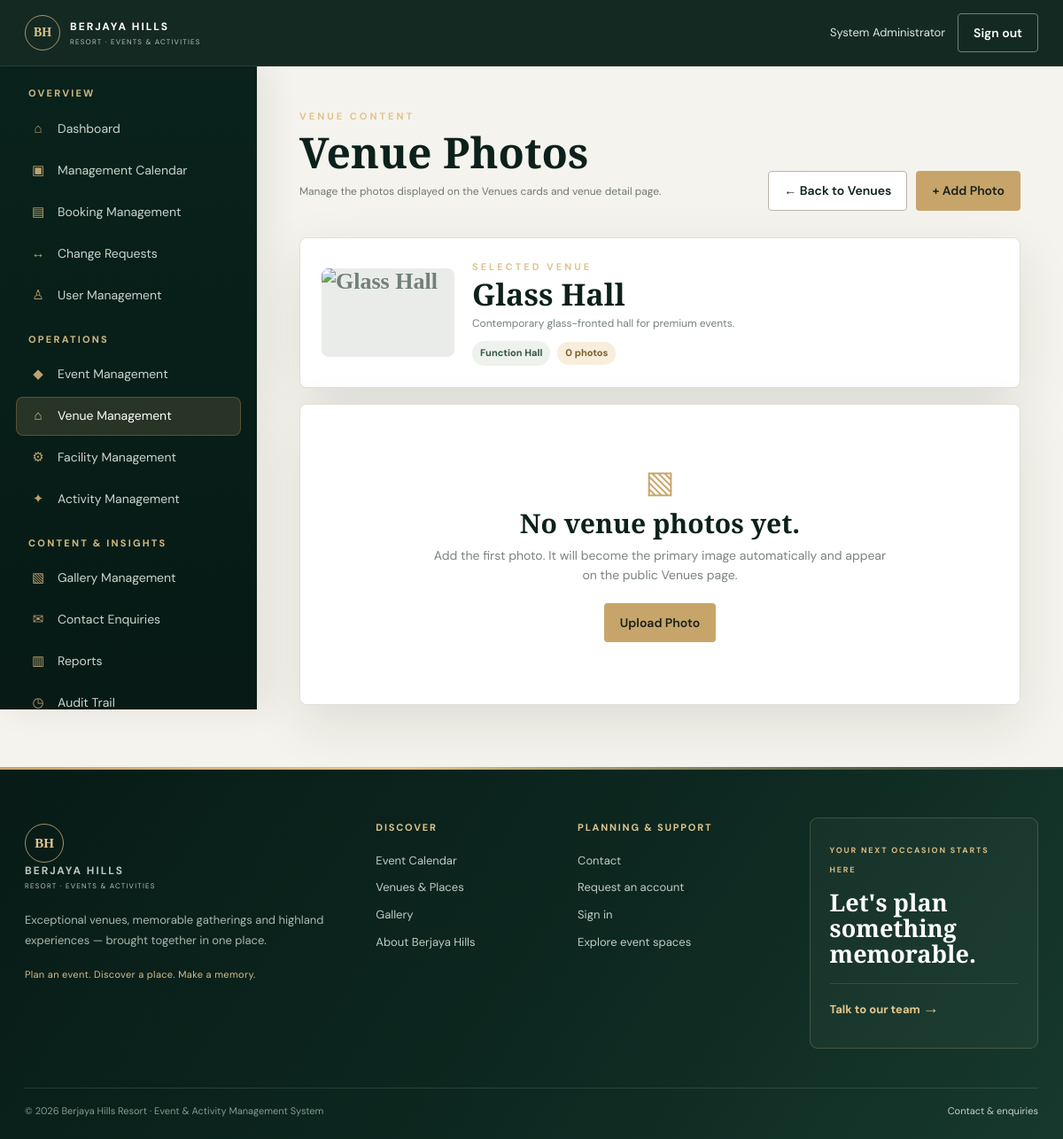
/admin/venues/photos.php?venue=1 (signed in), run on the app's committed database.
### tables this page shows
CREATE TABLE users (id BIGINT UNSIGNED AUTO_INCREMENT PRIMARY KEY, full_name VARCHAR(150) NOT NULL, email VARCHAR(190) NOT NULL UNIQUE, password_hash VARCHAR(255) NOT NULL, phone VARCHAR(50), company_name VARCHAR(190), job_title VARCHAR(120), account_status ENUM('pending','approved','rejected','suspended','inactive') NOT NULL DEFAULT 'pending', rejection_reason TEXT NULL, email_verified_at DATETIME NULL, last_login_at DATETIME NULL, created_at TIMESTAMP DEFAULT CURRENT_TIMESTAMP, updated_at TIMESTAMP DEFAULT CURRENT_TIMESTAMP ON UPDATE CURRENT_TIMESTAMP, INDEX(account_status));

CREATE TABLE venues (id BIGINT UNSIGNED AUTO_INCREMENT PRIMARY KEY, location_id BIGINT UNSIGNED NULL, name VARCHAR(150) NOT NULL, slug VARCHAR(180) NOT NULL UNIQUE, venue_type VARCHAR(100), description TEXT, capacity INT UNSIGNED DEFAULT 0, area_sqft DECIMAL(10,2) NULL, rate DECIMAL(12,2) DEFAULT 0, status ENUM('available','unavailable','maintenance') DEFAULT 'available', featured TINYINT(1) DEFAULT 0, bookable TINYINT(1) NOT NULL DEFAULT 1, created_at TIMESTAMP DEFAULT CURRENT_TIMESTAMP, updated_at TIMESTAMP DEFAULT CURRENT_TIMESTAMP ON UPDATE CURRENT_TIMESTAMP, FOREIGN KEY(location_id) REFERENCES locations(id) ON DELETE SET NULL);

### includes/bootstrap.php (called while the page is built, shortened)
<?php
require_once __DIR__.'/../config/database.php';
function e(?string $v): string { return htmlspecialchars($v ?? '', ENT_QUOTES, 'UTF-8'); }
function url(string $path=''): string { return BASE_URL.ltrim($path,'/'); }
function venue_image_url(?string $path, ?string $venueName=null): ?string {
    $fallbacks = [
        'glass hall' => 'https://www.berjayahills.com/assets/img/La-Serre-Glasshouse-600x400.jpg',
        'outdoor garden' => 'https://www.berjayahills.org/img/japanese-village-garden.jpg',
        'japanese garden' => 'https://www.berjayahills.org/img/japanese-village-garden.jpg',
        'japanese village' => 'https://www.berjayahills.org/img/japanese-village-garden.jpg',
        'the chateau ballroom' => 'https://b2b.travelerts.com.tw/eWeb_ts/IMGDB/000112/000335/00005701.JPG',
        'the chateau spa & wellness resort' => 'https://b2b.travelerts.com.tw/eWeb_ts/IMGDB/000112/000335/00005701.JPG',
        'the chateau' => 'https://b2b.travelerts.com.tw/eWeb_ts/IMGDB/000112/000335/00005701.JPG',
        'conference room a' => 'https://www.berjayahills.com/assets/img/Le-Chevalier-600x400.jpg',
        'function room' => 'https://www.berjayahills.com/assets/img/Le-Chevalier-600x400.jpg',
        'colmar tropicale resort' => 'https://1.bp.blogspot.com/-WBHVo4mMPXs/XmHzsOQfFUI/AAAAAAAAOGk/TUWsT9gCNNUrhlBVYNov9vHA-4HnS4XxACEwYBhgL/s640/Berjaya%2BHills%2BResort%2B5.jpg',
        'berjaya hills golf & country club' => 'https://www.pahangtourism.org.my/images/2024/10/15/42.JPG',
        'rabbit park' => 'https://4.bp.blogspot.com/-a1RgQajHckE/UGhPQa7nuVI/AAAAAAAAATs/fxWIcl9JQ2Y/s1600/photo-61.jpg',
        'berjaya hills adventure park' => 'https://petualang.travelingyuk.com/uploads/2017/03/Flying-Fox.jpg',
        'colmar tropicale lookout point tower' => 'https://1.bp.blogspot.com/-WBHVo4mMPXs/XmHzsOQfFUI/AAAAAAAAOGk/TUWsT9gCNNUrhlBVYNov9vHA-4HnS4XxACEwYBhgL/s640/Berjaya%2BHills%2BResort%2B5.jpg',
        'colmar tropicale convention center' => 'https://www.berjayahills.com/assets/img/Le-Chevalier-600x400.jpg',
        'masjid berjaya hills resort' => 'https://photos.wikimapia.org/p/00/05/07/95/80_full.jpg',
        'botanical garden' => 'https://berjayahills.org/img/botanical-garden-walk.jpg',
        'berjaya hills horse trails' => 'https://1.bp.blogspot.com/-i2BNkIU6bMw/YMYNQaWfzjI/AAAAAAAAIFE/ECOIUQs-9Z8jSOFUCSvt76VsbjYytdxHQCLcBGAsYHQ/s600/Berjaya-Hills-Leisure-Horse-Riding_1.jpg',
        'coniferous forest' => 'https://helengray.net/_Media/img_0963_med.jpeg',
        '9d motion adventure' => 'https://1.bp.blogspot.com/-WBHVo4mMPXs/XmHzsOQfFUI/AAAAAAAAOGk/TUWsT9gCNNUrhlBVYNov9vHA-4HnS4XxACEwYBhgL/s640/Berjaya%2BHills%2BResort%2B5.jpg',
    ];
    $key = strtolower(trim((string)$venueName));
    return $fallbacks[$key] ?? null;
}
function current_user(): ?array { if(empty($_SESSION['user_id'])) return null; static $u; if($u!==null) return $u; $s=db()->prepare("SELECT u.*, GROUP_CONCAT(r.name) roles FROM users u LEFT JOIN user_roles ur ON ur.user_id=u.id LEFT JOIN roles r ON r.id=ur.role_id WHERE u.id=? GROUP BY u.id"); $s->execute([$_SESSION['user_id']]); return $u=$s->fetch() ?: null; }
function require_login(): array { $u=current_user(); if(!$u) redirect('public/auth/login.php'); return $u; }
function has_role(string ...$roles): bool { $u=current_user(); if(!$u) return false; $mine=explode(',',$u['roles']??''); return (bool)array_intersect($roles,$mine); }
function require_role(string ...$roles): array { $u=require_login(); if(!has_role(...$roles)) { http_response_code(403); require __DIR__.'/403.php'; exit; } return $u; }

### config/database.php (called while the page is built, shortened)
<?php
function db(): PDO {
    static $pdo;
    if (!$pdo) {
        $pdo = new PDO('mysql:host='.DB_HOST.';dbname='.DB_NAME.';charset=utf8mb4', DB_USER, DB_PASS, [
            PDO::ATTR_ERRMODE=>PDO::ERRMODE_EXCEPTION,
            PDO::ATTR_DEFAULT_FETCH_MODE=>PDO::FETCH_ASSOC,
            PDO::ATTR_EMULATE_PREPARES=>false,
        ]);
    }
    return $pdo;
}

### admin/venues/photos.php (the view, shortened to what this page needs)
<?php
require_once __DIR__.'/../../includes/bootstrap.php';
require_role('Administrator');
$venueId=(int)($_GET['venue'] ?? $_POST['venue_id'] ?? 0);
try {
    $vst=db()->prepare('SELECT v.*,l.name AS location_name FROM venues v LEFT JOIN locations l ON l.id=v.location_id WHERE v.id=? LIMIT 1');
    $vst->execute([$venueId]);
    $venue=$vst->fetch();
} catch(Throwable $e){
    flash('error',$e->getMessage());
    redirect('admin/venues/photos.php?venue='.$venueId);
}
$q=db()->prepare('SELECT * FROM venue_images WHERE venue_id=? ORDER BY is_primary DESC,sort_order ASC,id ASC');
$q->execute([$venueId]); $images=$q->fetchAll();
require __DIR__.'/../../includes/header.php';
?>
<div class="admin-shell">
  <aside class="sidebar"><?php require __DIR__.'/../sidebar.php'; ?></aside>
  <section class="admin-content">
    <div class="admin-top">
      <div>
        <div class="eyebrow">Venue Content</div>
        <h1 class="admin-title">Venue Photos</h1>
        <p class="kicker">Manage the photos displayed on the Venues cards and venue detail page.</p>
      </div>
      <div class="admin-actions"><a class="btn btn-outline-dark" href="<?=url('admin/venues/index.php')?>">← Back to Venues</a><button class="btn btn-gold" type="button" onclick="openVenuePhotoModal('addPhotoModal')">+ Add Photo</button></div>
    </div>
    <div class="panel venue-photo-admin-head">
      <div class="venue-photo-admin-cover">
        <?php $hero=venue_image_url($images[0]['image_path']??null,$venue['name']); ?>
        <?php if($hero): ?><img src="<?=e($hero)?>" alt="<?=e($venue['name'])?>"><?php else: ?><span>BH</span><?php endif; ?>
      </div>
      <div><div class="eyebrow">Selected Venue</div><h2><?=e($venue['name'])?></h2><p><?=e($venue['description']??'')?></p><div class="venue-photo-meta"><span class="tag"><?=e($venue['venue_type']?:'Venue')?></span><span class="badge badge-gold"><?=count($images)?> photos</span></div></div>
    </div>
    <?php if(!$images): ?>
      <div class="panel gallery-admin-empty-large"><div class="empty-icon">▧</div><h3>No venue photos yet.</h3><p>Add the first photo. It will become the primary image automatically and appear on the public Venues page.</p><button class="btn btn-gold" type="button" onclick="openVenuePhotoModal('addPhotoModal')">Upload Photo</button></div>
    <?php endif; ?>
  </section>
</div>
<?php require __DIR__.'/../../includes/footer.php'; ?>

### includes/header.php (shortened to what this page needs)
<?php
$u = current_user();
$scriptPath = str_replace('\\', '/', $_SERVER['SCRIPT_NAME'] ?? '');
$isAdminArea = strpos($scriptPath, '/admin/') !== false;
$isAdminUser = $u && has_role('Administrator','Management','Event','HR','Author','IT');
$isUserArea = $u && strpos($scriptPath, '/user/') !== false;
$matchesExplorePath = false;
$useExploreShell = (bool)$u && !$isAdminArea && !$isUserArea && $matchesExplorePath;
$useAdminShell = $isAdminArea && $isAdminUser;
$useUserShell = false;
?>
<!doctype html>
<html lang="en">
<head>
<link rel="stylesheet" href="<?= e(url('assets/css/app.css?v=115')) ?>">
</head>
<body class="<?= $useAdminShell ? 'admin-body' : (($useUserShell || $useExploreShell) ? 'user-body' : '') ?><?= $useExploreShell ? ' explore-body' : '' ?>">
<header class="site-header">
  <div class="nav-wrap">
    <a class="brand" href="<?= url($isAdminUser ? 'admin/dashboard/index.php' : ($isUserArea ? 'user/dashboard/index.php' : 'index.php')) ?>">
      <span class="brand-mark">BH</span>
      <span><b>BERJAYA HILLS</b><small>RESORT · EVENTS & ACTIVITIES</small></span>
    </a>
    <?php if ($isAdminUser): ?>
      <div class="nav-actions admin-nav-actions">
        <span class="nav-user"><?= e($u['full_name'] ?? 'Administrator') ?></span>
        <a class="btn btn-outline" href="<?= url('auth/logout.php') ?>">Sign out</a>
      </div>
    <?php endif; ?>
  </div>
</header>
<main>

### data on the page
users: full_name "System Administrator"
venues: name "Glass Hall", description "Contemporary glass-fronted hall for premium events.", venue_type "Function Hall"

### other printed values
count($images) "0"
